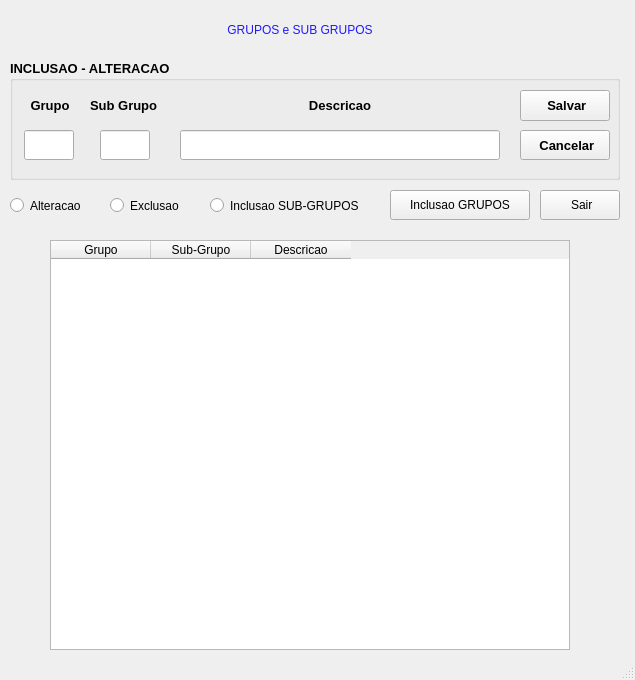
<?xml version="1.0" encoding="UTF-8"?>
<ui version="4.0">
 <class>MainWindow</class>
 <widget class="QMainWindow" name="MainWindow">
  <property name="geometry">
   <rect>
    <x>0</x>
    <y>0</y>
    <width>635</width>
    <height>680</height>
   </rect>
  </property>
  <property name="windowTitle">
   <string>MainWindow</string>
  </property>
  <property name="styleSheet">
   <string notr="true"/>
  </property>
  <widget class="QWidget" name="centralwidget">
   <widget class="QTableWidget" name="tableWidget">
    <property name="geometry">
     <rect>
      <x>50</x>
      <y>240</y>
      <width>520</width>
      <height>410</height>
     </rect>
    </property>
    <property name="styleSheet">
     <string notr="true"/>
    </property>
    <attribute name="horizontalHeaderVisible">
     <bool>true</bool>
    </attribute>
    <attribute name="horizontalHeaderCascadingSectionResizes">
     <bool>false</bool>
    </attribute>
    <attribute name="verticalHeaderCascadingSectionResizes">
     <bool>true</bool>
    </attribute>
    <column>
     <property name="text">
      <string notr="true">Grupo</string>
     </property>
    </column>
    <column>
     <property name="text">
      <string>Sub-Grupo</string>
     </property>
    </column>
    <column>
     <property name="text">
      <string>Descricao</string>
     </property>
    </column>
   </widget>
   <widget class="QLabel" name="label">
    <property name="geometry">
     <rect>
      <x>130</x>
      <y>10</y>
      <width>340</width>
      <height>40</height>
     </rect>
    </property>
    <property name="styleSheet">
     <string notr="true">border-color: rgb(132, 168, 163);
color: rgb(33, 25, 255);
font: 87 16pt &quot;Arial Black&quot;;</string>
    </property>
    <property name="text">
     <string>GRUPOS e SUB GRUPOS</string>
    </property>
    <property name="alignment">
     <set>Qt::AlignCenter</set>
    </property>
   </widget>
   <widget class="QPushButton" name="bt_inclusao">
    <property name="geometry">
     <rect>
      <x>390</x>
      <y>190</y>
      <width>140</width>
      <height>30</height>
     </rect>
    </property>
    <property name="styleSheet">
     <string notr="true"/>
    </property>
    <property name="text">
     <string>Inclusao GRUPOS</string>
    </property>
   </widget>
   <widget class="QRadioButton" name="rb_alteracao">
    <property name="geometry">
     <rect>
      <x>10</x>
      <y>190</y>
      <width>90</width>
      <height>31</height>
     </rect>
    </property>
    <property name="styleSheet">
     <string notr="true"/>
    </property>
    <property name="text">
     <string>Alteracao</string>
    </property>
   </widget>
   <widget class="QPushButton" name="bt_sair">
    <property name="geometry">
     <rect>
      <x>540</x>
      <y>190</y>
      <width>80</width>
      <height>30</height>
     </rect>
    </property>
    <property name="styleSheet">
     <string notr="true"/>
    </property>
    <property name="text">
     <string> Sair</string>
    </property>
   </widget>
   <widget class="QRadioButton" name="rb_exclusao">
    <property name="geometry">
     <rect>
      <x>110</x>
      <y>190</y>
      <width>90</width>
      <height>31</height>
     </rect>
    </property>
    <property name="styleSheet">
     <string notr="true"/>
    </property>
    <property name="text">
     <string>Exclusao</string>
    </property>
   </widget>
   <widget class="QGroupBox" name="groupBox">
    <property name="geometry">
     <rect>
      <x>10</x>
      <y>60</y>
      <width>610</width>
      <height>120</height>
     </rect>
    </property>
    <property name="font">
     <font>
      <family>Arial</family>
      <pointsize>10</pointsize>
      <italic>false</italic>
      <bold>true</bold>
     </font>
    </property>
    <property name="styleSheet">
     <string notr="true"/>
    </property>
    <property name="title">
     <string>INCLUSAO - ALTERACAO</string>
    </property>
    <widget class="QLabel" name="label_2">
     <property name="geometry">
      <rect>
       <x>10</x>
       <y>30</y>
       <width>60</width>
       <height>30</height>
      </rect>
     </property>
     <property name="styleSheet">
      <string notr="true"/>
     </property>
     <property name="text">
      <string>Grupo</string>
     </property>
     <property name="alignment">
      <set>Qt::AlignCenter</set>
     </property>
    </widget>
    <widget class="QLineEdit" name="mgrupo">
     <property name="geometry">
      <rect>
       <x>14</x>
       <y>70</y>
       <width>50</width>
       <height>30</height>
      </rect>
     </property>
     <property name="styleSheet">
      <string notr="true"/>
     </property>
     <property name="maxLength">
      <number>3</number>
     </property>
    </widget>
    <widget class="QLabel" name="label_5">
     <property name="geometry">
      <rect>
       <x>80</x>
       <y>30</y>
       <width>80</width>
       <height>30</height>
      </rect>
     </property>
     <property name="styleSheet">
      <string notr="true"/>
     </property>
     <property name="text">
      <string>Sub Grupo</string>
     </property>
    </widget>
    <widget class="QLabel" name="label_4">
     <property name="geometry">
      <rect>
       <x>170</x>
       <y>30</y>
       <width>320</width>
       <height>30</height>
      </rect>
     </property>
     <property name="styleSheet">
      <string notr="true"/>
     </property>
     <property name="text">
      <string>Descricao</string>
     </property>
     <property name="alignment">
      <set>Qt::AlignCenter</set>
     </property>
    </widget>
    <widget class="QPushButton" name="bt_salvar">
     <property name="geometry">
      <rect>
       <x>510</x>
       <y>30</y>
       <width>90</width>
       <height>31</height>
      </rect>
     </property>
     <property name="whatsThis">
      <string>&lt;html&gt;&lt;head/&gt;&lt;body&gt;&lt;p&gt;file:///C:/Users/mebbc/OneDrive/Imagens/salvar.qrc.png&lt;/p&gt;&lt;/body&gt;&lt;/html&gt;</string>
     </property>
     <property name="styleSheet">
      <string notr="true"/>
     </property>
     <property name="text">
      <string> Salvar</string>
     </property>
     <property name="icon">
      <iconset>
       <normaloff>SALVAR.png</normaloff>SALVAR.png</iconset>
     </property>
    </widget>
    <widget class="QPushButton" name="bt_cancelar">
     <property name="geometry">
      <rect>
       <x>510</x>
       <y>70</y>
       <width>90</width>
       <height>30</height>
      </rect>
     </property>
     <property name="styleSheet">
      <string notr="true"/>
     </property>
     <property name="text">
      <string> Cancelar</string>
     </property>
     <property name="icon">
      <iconset>
       <normaloff>SAIR.png</normaloff>SAIR.png</iconset>
     </property>
    </widget>
    <widget class="QLineEdit" name="mmerc">
     <property name="geometry">
      <rect>
       <x>170</x>
       <y>70</y>
       <width>320</width>
       <height>30</height>
      </rect>
     </property>
     <property name="styleSheet">
      <string notr="true"/>
     </property>
     <property name="maxLength">
      <number>120</number>
     </property>
    </widget>
    <widget class="QLineEdit" name="msubgrupo">
     <property name="geometry">
      <rect>
       <x>90</x>
       <y>70</y>
       <width>50</width>
       <height>30</height>
      </rect>
     </property>
     <property name="styleSheet">
      <string notr="true"/>
     </property>
     <property name="maxLength">
      <number>2</number>
     </property>
    </widget>
   </widget>
   <widget class="QRadioButton" name="rb_subgrupo">
    <property name="geometry">
     <rect>
      <x>210</x>
      <y>190</y>
      <width>170</width>
      <height>31</height>
     </rect>
    </property>
    <property name="styleSheet">
     <string notr="true"/>
    </property>
    <property name="text">
     <string>Inclusao SUB-GRUPOS</string>
    </property>
   </widget>
  </widget>
  <widget class="QStatusBar" name="statusBar"/>
 </widget>
 <tabstops>
  <tabstop>tableWidget</tabstop>
  <tabstop>rb_alteracao</tabstop>
  <tabstop>rb_exclusao</tabstop>
  <tabstop>rb_subgrupo</tabstop>
  <tabstop>bt_inclusao</tabstop>
  <tabstop>bt_sair</tabstop>
  <tabstop>mgrupo</tabstop>
  <tabstop>msubgrupo</tabstop>
  <tabstop>mmerc</tabstop>
  <tabstop>bt_salvar</tabstop>
  <tabstop>bt_cancelar</tabstop>
 </tabstops>
 <resources/>
 <connections/>
</ui>
